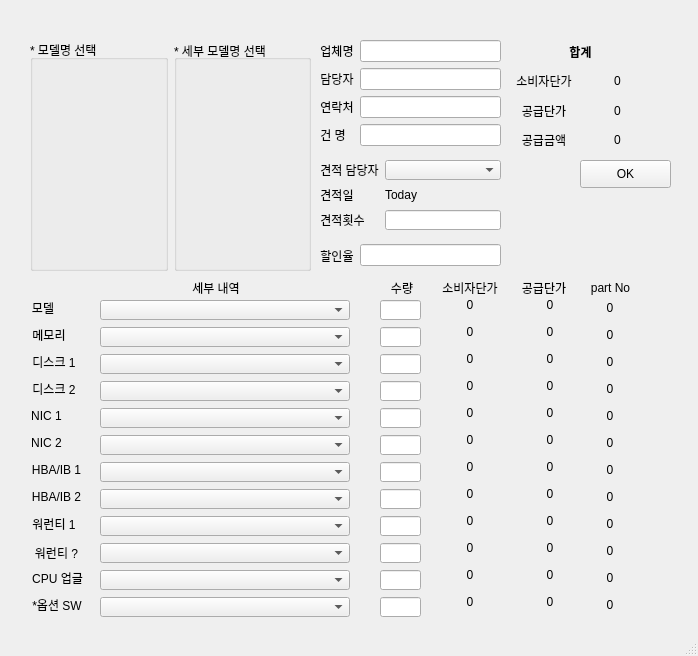
<?xml version="1.0" encoding="UTF-8"?>
<ui version="4.0">
 <class>MainWindow</class>
 <widget class="QMainWindow" name="MainWindow">
  <property name="geometry">
   <rect>
    <x>0</x>
    <y>0</y>
    <width>698</width>
    <height>656</height>
   </rect>
  </property>
  <property name="windowTitle">
   <string>MainWindow</string>
  </property>
  <property name="autoFillBackground">
   <bool>false</bool>
  </property>
  <property name="iconSize">
   <size>
    <width>0</width>
    <height>10</height>
   </size>
  </property>
  <widget class="QWidget" name="centralwidget">
   <widget class="QWidget" name="formLayoutWidget">
    <property name="geometry">
     <rect>
      <x>320</x>
      <y>40</y>
      <width>181</width>
      <height>111</height>
     </rect>
    </property>
    <layout class="QFormLayout" name="formLayout">
     <item row="0" column="0">
      <widget class="QLabel" name="Label_1">
       <property name="text">
        <string>업체명</string>
       </property>
       <property name="alignment">
        <set>Qt::AlignCenter</set>
       </property>
      </widget>
     </item>
     <item row="0" column="1">
      <widget class="QLineEdit" name="LineEdit_1"/>
     </item>
     <item row="1" column="0">
      <widget class="QLabel" name="Label_2">
       <property name="text">
        <string>담당자</string>
       </property>
       <property name="alignment">
        <set>Qt::AlignCenter</set>
       </property>
      </widget>
     </item>
     <item row="1" column="1">
      <widget class="QLineEdit" name="LineEdit_2"/>
     </item>
     <item row="2" column="0">
      <widget class="QLabel" name="Label_3">
       <property name="text">
        <string>연락처</string>
       </property>
       <property name="alignment">
        <set>Qt::AlignCenter</set>
       </property>
      </widget>
     </item>
     <item row="2" column="1">
      <widget class="QLineEdit" name="LineEdi_3"/>
     </item>
     <item row="3" column="0">
      <widget class="QLabel" name="Label_4">
       <property name="text">
        <string>건 명</string>
       </property>
       <property name="alignment">
        <set>Qt::AlignCenter</set>
       </property>
      </widget>
     </item>
     <item row="3" column="1">
      <widget class="QLineEdit" name="LineEdit_4"/>
     </item>
    </layout>
   </widget>
   <widget class="QPushButton" name="OK">
    <property name="geometry">
     <rect>
      <x>580</x>
      <y>160</y>
      <width>91</width>
      <height>28</height>
     </rect>
    </property>
    <property name="text">
     <string>OK</string>
    </property>
   </widget>
   <widget class="QWidget" name="formLayoutWidget_2">
    <property name="geometry">
     <rect>
      <x>320</x>
      <y>160</y>
      <width>181</width>
      <height>71</height>
     </rect>
    </property>
    <layout class="QFormLayout" name="formLayout_2">
     <item row="0" column="0">
      <widget class="QLabel" name="Label">
       <property name="text">
        <string>견적 담당자</string>
       </property>
       <property name="alignment">
        <set>Qt::AlignCenter</set>
       </property>
      </widget>
     </item>
     <item row="0" column="1">
      <widget class="QComboBox" name="ComboBox"/>
     </item>
     <item row="1" column="0">
      <widget class="QLabel" name="Label_5">
       <property name="text">
        <string>견적일</string>
       </property>
       <property name="alignment">
        <set>Qt::AlignCenter</set>
       </property>
      </widget>
     </item>
     <item row="2" column="0">
      <widget class="QLabel" name="Label_6">
       <property name="text">
        <string>견적횟수</string>
       </property>
       <property name="alignment">
        <set>Qt::AlignCenter</set>
       </property>
      </widget>
     </item>
     <item row="2" column="1">
      <widget class="QLineEdit" name="LineEdit"/>
     </item>
     <item row="1" column="1">
      <widget class="QLabel" name="date">
       <property name="text">
        <string>Today</string>
       </property>
      </widget>
     </item>
    </layout>
   </widget>
   <widget class="QWidget" name="gridLayoutWidget_2">
    <property name="geometry">
     <rect>
      <x>510</x>
      <y>40</y>
      <width>141</width>
      <height>111</height>
     </rect>
    </property>
    <layout class="QGridLayout" name="gridLayout_2">
     <item row="2" column="1">
      <widget class="QLabel" name="label_17">
       <property name="text">
        <string>0</string>
       </property>
       <property name="alignment">
        <set>Qt::AlignCenter</set>
       </property>
      </widget>
     </item>
     <item row="3" column="1">
      <widget class="QLabel" name="label_18">
       <property name="text">
        <string>0</string>
       </property>
       <property name="alignment">
        <set>Qt::AlignCenter</set>
       </property>
      </widget>
     </item>
     <item row="4" column="0">
      <widget class="QLabel" name="label_16">
       <property name="text">
        <string>공급금액</string>
       </property>
       <property name="alignment">
        <set>Qt::AlignCenter</set>
       </property>
      </widget>
     </item>
     <item row="2" column="0">
      <widget class="QLabel" name="label_14">
       <property name="text">
        <string>소비자단가</string>
       </property>
       <property name="alignment">
        <set>Qt::AlignCenter</set>
       </property>
      </widget>
     </item>
     <item row="3" column="0">
      <widget class="QLabel" name="label_15">
       <property name="text">
        <string>공급단가</string>
       </property>
       <property name="alignment">
        <set>Qt::AlignCenter</set>
       </property>
      </widget>
     </item>
     <item row="4" column="1">
      <widget class="QLabel" name="label_19">
       <property name="text">
        <string>0</string>
       </property>
       <property name="alignment">
        <set>Qt::AlignCenter</set>
       </property>
      </widget>
     </item>
     <item row="1" column="0" colspan="2">
      <widget class="QLabel" name="label_20">
       <property name="font">
        <font>
         <family>Agency FB</family>
         <weight>75</weight>
         <bold>true</bold>
        </font>
       </property>
       <property name="layoutDirection">
        <enum>Qt::LeftToRight</enum>
       </property>
       <property name="autoFillBackground">
        <bool>true</bool>
       </property>
       <property name="text">
        <string>합계</string>
       </property>
       <property name="alignment">
        <set>Qt::AlignCenter</set>
       </property>
      </widget>
     </item>
    </layout>
   </widget>
   <widget class="QWidget" name="horizontalLayoutWidget">
    <property name="geometry">
     <rect>
      <x>320</x>
      <y>240</y>
      <width>181</width>
      <height>31</height>
     </rect>
    </property>
    <layout class="QHBoxLayout" name="horizontalLayout">
     <item>
      <widget class="QLabel" name="label_10">
       <property name="text">
        <string>할인율</string>
       </property>
       <property name="alignment">
        <set>Qt::AlignCenter</set>
       </property>
      </widget>
     </item>
     <item>
      <widget class="QLineEdit" name="lineEdit_2"/>
     </item>
    </layout>
   </widget>
   <widget class="QWidget" name="horizontalLayoutWidget_2">
    <property name="geometry">
     <rect>
      <x>30</x>
      <y>40</y>
      <width>281</width>
      <height>231</height>
     </rect>
    </property>
    <layout class="QHBoxLayout" name="horizontalLayout_2">
     <item>
      <widget class="QGroupBox" name="groupBox">
       <property name="title">
        <string>* 모델명 선택</string>
       </property>
      </widget>
     </item>
     <item>
      <widget class="QGroupBox" name="groupBox_2">
       <property name="contextMenuPolicy">
        <enum>Qt::DefaultContextMenu</enum>
       </property>
       <property name="title">
        <string>* 세부 모델명 선택</string>
       </property>
       <property name="alignment">
        <set>Qt::AlignLeading|Qt::AlignLeft|Qt::AlignVCenter</set>
       </property>
       <property name="flat">
        <bool>false</bool>
       </property>
       <property name="checkable">
        <bool>false</bool>
       </property>
      </widget>
     </item>
    </layout>
   </widget>
   <widget class="QLabel" name="label_36">
    <property name="geometry">
     <rect>
      <x>510</x>
      <y>486</y>
      <width>80</width>
      <height>16</height>
     </rect>
    </property>
    <property name="text">
     <string>0</string>
    </property>
    <property name="alignment">
     <set>Qt::AlignCenter</set>
    </property>
   </widget>
   <widget class="QLabel" name="label_40">
    <property name="geometry">
     <rect>
      <x>510</x>
      <y>567</y>
      <width>80</width>
      <height>16</height>
     </rect>
    </property>
    <property name="text">
     <string>0</string>
    </property>
    <property name="alignment">
     <set>Qt::AlignCenter</set>
    </property>
   </widget>
   <widget class="QLabel" name="hba_2">
    <property name="geometry">
     <rect>
      <x>510</x>
      <y>459</y>
      <width>80</width>
      <height>16</height>
     </rect>
    </property>
    <property name="text">
     <string>0</string>
    </property>
    <property name="alignment">
     <set>Qt::AlignCenter</set>
    </property>
   </widget>
   <widget class="QLabel" name="nic_2">
    <property name="geometry">
     <rect>
      <x>510</x>
      <y>405</y>
      <width>80</width>
      <height>16</height>
     </rect>
    </property>
    <property name="text">
     <string>0</string>
    </property>
    <property name="alignment">
     <set>Qt::AlignCenter</set>
    </property>
   </widget>
   <widget class="QLabel" name="memory_2">
    <property name="geometry">
     <rect>
      <x>510</x>
      <y>324</y>
      <width>80</width>
      <height>16</height>
     </rect>
    </property>
    <property name="text">
     <string>0</string>
    </property>
    <property name="alignment">
     <set>Qt::AlignCenter</set>
    </property>
   </widget>
   <widget class="QLabel" name="model_2">
    <property name="geometry">
     <rect>
      <x>510</x>
      <y>297</y>
      <width>80</width>
      <height>16</height>
     </rect>
    </property>
    <property name="text">
     <string>0</string>
    </property>
    <property name="alignment">
     <set>Qt::AlignCenter</set>
    </property>
   </widget>
   <widget class="QLabel" name="op_2">
    <property name="geometry">
     <rect>
      <x>510</x>
      <y>594</y>
      <width>80</width>
      <height>16</height>
     </rect>
    </property>
    <property name="text">
     <string>0</string>
    </property>
    <property name="alignment">
     <set>Qt::AlignCenter</set>
    </property>
   </widget>
   <widget class="QLabel" name="nic2_2">
    <property name="geometry">
     <rect>
      <x>510</x>
      <y>432</y>
      <width>80</width>
      <height>16</height>
     </rect>
    </property>
    <property name="text">
     <string>0</string>
    </property>
    <property name="alignment">
     <set>Qt::AlignCenter</set>
    </property>
   </widget>
   <widget class="QLabel" name="label_28">
    <property name="geometry">
     <rect>
      <x>510</x>
      <y>351</y>
      <width>80</width>
      <height>16</height>
     </rect>
    </property>
    <property name="text">
     <string>0</string>
    </property>
    <property name="alignment">
     <set>Qt::AlignCenter</set>
    </property>
   </widget>
   <widget class="QLabel" name="label_30">
    <property name="geometry">
     <rect>
      <x>510</x>
      <y>378</y>
      <width>80</width>
      <height>16</height>
     </rect>
    </property>
    <property name="text">
     <string>0</string>
    </property>
    <property name="alignment">
     <set>Qt::AlignCenter</set>
    </property>
   </widget>
   <widget class="QLabel" name="w_2">
    <property name="geometry">
     <rect>
      <x>510</x>
      <y>513</y>
      <width>80</width>
      <height>16</height>
     </rect>
    </property>
    <property name="text">
     <string>0</string>
    </property>
    <property name="alignment">
     <set>Qt::AlignCenter</set>
    </property>
   </widget>
   <widget class="QLabel" name="label_38">
    <property name="geometry">
     <rect>
      <x>510</x>
      <y>540</y>
      <width>80</width>
      <height>16</height>
     </rect>
    </property>
    <property name="text">
     <string>0</string>
    </property>
    <property name="alignment">
     <set>Qt::AlignCenter</set>
    </property>
   </widget>
   <widget class="QLabel" name="op_3">
    <property name="geometry">
     <rect>
      <x>570</x>
      <y>597</y>
      <width>80</width>
      <height>16</height>
     </rect>
    </property>
    <property name="text">
     <string>0</string>
    </property>
    <property name="alignment">
     <set>Qt::AlignCenter</set>
    </property>
   </widget>
   <widget class="QLabel" name="label_29">
    <property name="geometry">
     <rect>
      <x>570</x>
      <y>354</y>
      <width>80</width>
      <height>16</height>
     </rect>
    </property>
    <property name="text">
     <string>0</string>
    </property>
    <property name="alignment">
     <set>Qt::AlignCenter</set>
    </property>
   </widget>
   <widget class="QLabel" name="w_3">
    <property name="geometry">
     <rect>
      <x>570</x>
      <y>516</y>
      <width>80</width>
      <height>16</height>
     </rect>
    </property>
    <property name="text">
     <string>0</string>
    </property>
    <property name="alignment">
     <set>Qt::AlignCenter</set>
    </property>
   </widget>
   <widget class="QLabel" name="nic_3">
    <property name="geometry">
     <rect>
      <x>570</x>
      <y>408</y>
      <width>80</width>
      <height>16</height>
     </rect>
    </property>
    <property name="text">
     <string>0</string>
    </property>
    <property name="alignment">
     <set>Qt::AlignCenter</set>
    </property>
   </widget>
   <widget class="QLabel" name="hba_3">
    <property name="geometry">
     <rect>
      <x>570</x>
      <y>462</y>
      <width>80</width>
      <height>16</height>
     </rect>
    </property>
    <property name="text">
     <string>0</string>
    </property>
    <property name="alignment">
     <set>Qt::AlignCenter</set>
    </property>
   </widget>
   <widget class="QLabel" name="model_3">
    <property name="geometry">
     <rect>
      <x>570</x>
      <y>300</y>
      <width>80</width>
      <height>16</height>
     </rect>
    </property>
    <property name="text">
     <string>0</string>
    </property>
    <property name="alignment">
     <set>Qt::AlignCenter</set>
    </property>
   </widget>
   <widget class="QLabel" name="label_41">
    <property name="geometry">
     <rect>
      <x>570</x>
      <y>489</y>
      <width>80</width>
      <height>16</height>
     </rect>
    </property>
    <property name="text">
     <string>0</string>
    </property>
    <property name="alignment">
     <set>Qt::AlignCenter</set>
    </property>
   </widget>
   <widget class="QLabel" name="label_31">
    <property name="geometry">
     <rect>
      <x>570</x>
      <y>381</y>
      <width>80</width>
      <height>16</height>
     </rect>
    </property>
    <property name="text">
     <string>0</string>
    </property>
    <property name="alignment">
     <set>Qt::AlignCenter</set>
    </property>
   </widget>
   <widget class="QLabel" name="memory_3">
    <property name="geometry">
     <rect>
      <x>570</x>
      <y>327</y>
      <width>80</width>
      <height>16</height>
     </rect>
    </property>
    <property name="text">
     <string>0</string>
    </property>
    <property name="alignment">
     <set>Qt::AlignCenter</set>
    </property>
   </widget>
   <widget class="QLabel" name="nic2_3">
    <property name="geometry">
     <rect>
      <x>570</x>
      <y>435</y>
      <width>80</width>
      <height>16</height>
     </rect>
    </property>
    <property name="text">
     <string>0</string>
    </property>
    <property name="alignment">
     <set>Qt::AlignCenter</set>
    </property>
   </widget>
   <widget class="QLabel" name="label_42">
    <property name="geometry">
     <rect>
      <x>570</x>
      <y>543</y>
      <width>80</width>
      <height>16</height>
     </rect>
    </property>
    <property name="text">
     <string>0</string>
    </property>
    <property name="alignment">
     <set>Qt::AlignCenter</set>
    </property>
   </widget>
   <widget class="QLabel" name="label_43">
    <property name="geometry">
     <rect>
      <x>570</x>
      <y>570</y>
      <width>80</width>
      <height>16</height>
     </rect>
    </property>
    <property name="text">
     <string>0</string>
    </property>
    <property name="alignment">
     <set>Qt::AlignCenter</set>
    </property>
   </widget>
   <widget class="QLineEdit" name="lineEdit_11">
    <property name="geometry">
     <rect>
      <x>380</x>
      <y>489</y>
      <width>41</width>
      <height>20</height>
     </rect>
    </property>
   </widget>
   <widget class="QComboBox" name="disk_box_1">
    <property name="geometry">
     <rect>
      <x>100</x>
      <y>354</y>
      <width>250</width>
      <height>20</height>
     </rect>
    </property>
   </widget>
   <widget class="QComboBox" name="hba_box_2">
    <property name="geometry">
     <rect>
      <x>100</x>
      <y>489</y>
      <width>250</width>
      <height>20</height>
     </rect>
    </property>
   </widget>
   <widget class="QLabel" name="label_7">
    <property name="geometry">
     <rect>
      <x>31</x>
      <y>597</y>
      <width>52</width>
      <height>16</height>
     </rect>
    </property>
    <property name="text">
     <string>*옵션 SW</string>
    </property>
    <property name="textFormat">
     <enum>Qt::AutoText</enum>
    </property>
    <property name="alignment">
     <set>Qt::AlignCenter</set>
    </property>
   </widget>
   <widget class="QLineEdit" name="lineEdit_4">
    <property name="geometry">
     <rect>
      <x>380</x>
      <y>435</y>
      <width>41</width>
      <height>20</height>
     </rect>
    </property>
   </widget>
   <widget class="QLabel" name="label_11">
    <property name="geometry">
     <rect>
      <x>440</x>
      <y>280</y>
      <width>60</width>
      <height>16</height>
     </rect>
    </property>
    <property name="text">
     <string>소비자단가</string>
    </property>
    <property name="alignment">
     <set>Qt::AlignCenter</set>
    </property>
   </widget>
   <widget class="QLabel" name="label_22">
    <property name="geometry">
     <rect>
      <x>31</x>
      <y>570</y>
      <width>53</width>
      <height>16</height>
     </rect>
    </property>
    <property name="text">
     <string>CPU 업글</string>
    </property>
    <property name="alignment">
     <set>Qt::AlignCenter</set>
    </property>
   </widget>
   <widget class="QLabel" name="label_13">
    <property name="geometry">
     <rect>
      <x>590</x>
      <y>280</y>
      <width>41</width>
      <height>16</height>
     </rect>
    </property>
    <property name="text">
     <string>part No</string>
    </property>
    <property name="alignment">
     <set>Qt::AlignCenter</set>
    </property>
   </widget>
   <widget class="QLineEdit" name="lineEdit">
    <property name="geometry">
     <rect>
      <x>380</x>
      <y>327</y>
      <width>41</width>
      <height>20</height>
     </rect>
    </property>
    <property name="baseSize">
     <size>
      <width>10</width>
      <height>0</height>
     </size>
    </property>
   </widget>
   <widget class="QComboBox" name="hba_box_1">
    <property name="geometry">
     <rect>
      <x>100</x>
      <y>462</y>
      <width>250</width>
      <height>20</height>
     </rect>
    </property>
   </widget>
   <widget class="QLabel" name="op_1">
    <property name="geometry">
     <rect>
      <x>430</x>
      <y>594</y>
      <width>80</width>
      <height>16</height>
     </rect>
    </property>
    <property name="text">
     <string>0</string>
    </property>
    <property name="alignment">
     <set>Qt::AlignCenter</set>
    </property>
   </widget>
   <widget class="QLabel" name="label_39">
    <property name="geometry">
     <rect>
      <x>430</x>
      <y>567</y>
      <width>80</width>
      <height>16</height>
     </rect>
    </property>
    <property name="text">
     <string>0</string>
    </property>
    <property name="alignment">
     <set>Qt::AlignCenter</set>
    </property>
   </widget>
   <widget class="QLabel" name="nic2_1">
    <property name="geometry">
     <rect>
      <x>430</x>
      <y>432</y>
      <width>80</width>
      <height>16</height>
     </rect>
    </property>
    <property name="text">
     <string>0</string>
    </property>
    <property name="alignment">
     <set>Qt::AlignCenter</set>
    </property>
   </widget>
   <widget class="QComboBox" name="cpu_box">
    <property name="geometry">
     <rect>
      <x>100</x>
      <y>570</y>
      <width>250</width>
      <height>20</height>
     </rect>
    </property>
   </widget>
   <widget class="QComboBox" name="disk_box_2">
    <property name="geometry">
     <rect>
      <x>100</x>
      <y>381</y>
      <width>250</width>
      <height>20</height>
     </rect>
    </property>
   </widget>
   <widget class="QLabel" name="label_2">
    <property name="geometry">
     <rect>
      <x>31</x>
      <y>327</y>
      <width>36</width>
      <height>16</height>
     </rect>
    </property>
    <property name="text">
     <string>메모리</string>
    </property>
    <property name="textFormat">
     <enum>Qt::AutoText</enum>
    </property>
    <property name="alignment">
     <set>Qt::AlignCenter</set>
    </property>
   </widget>
   <widget class="QLineEdit" name="lineEdit_5">
    <property name="geometry">
     <rect>
      <x>380</x>
      <y>462</y>
      <width>41</width>
      <height>20</height>
     </rect>
    </property>
   </widget>
   <widget class="QLineEdit" name="lineEdit_9">
    <property name="geometry">
     <rect>
      <x>380</x>
      <y>354</y>
      <width>41</width>
      <height>20</height>
     </rect>
    </property>
   </widget>
   <widget class="QLabel" name="label_26">
    <property name="geometry">
     <rect>
      <x>430</x>
      <y>351</y>
      <width>80</width>
      <height>16</height>
     </rect>
    </property>
    <property name="text">
     <string>0</string>
    </property>
    <property name="alignment">
     <set>Qt::AlignCenter</set>
    </property>
   </widget>
   <widget class="QLabel" name="label">
    <property name="geometry">
     <rect>
      <x>31</x>
      <y>300</y>
      <width>24</width>
      <height>16</height>
     </rect>
    </property>
    <property name="text">
     <string>모델</string>
    </property>
    <property name="textFormat">
     <enum>Qt::AutoText</enum>
    </property>
    <property name="alignment">
     <set>Qt::AlignCenter</set>
    </property>
   </widget>
   <widget class="QComboBox" name="nic_box_1">
    <property name="geometry">
     <rect>
      <x>100</x>
      <y>408</y>
      <width>250</width>
      <height>20</height>
     </rect>
    </property>
   </widget>
   <widget class="QLabel" name="label_21">
    <property name="geometry">
     <rect>
      <x>31</x>
      <y>489</y>
      <width>51</width>
      <height>16</height>
     </rect>
    </property>
    <property name="text">
     <string>HBA/IB 2</string>
    </property>
    <property name="alignment">
     <set>Qt::AlignCenter</set>
    </property>
   </widget>
   <widget class="QLineEdit" name="lineEdit_8">
    <property name="enabled">
     <bool>true</bool>
    </property>
    <property name="geometry">
     <rect>
      <x>380</x>
      <y>300</y>
      <width>41</width>
      <height>20</height>
     </rect>
    </property>
    <property name="sizePolicy">
     <sizepolicy hsizetype="Expanding" vsizetype="Fixed">
      <horstretch>0</horstretch>
      <verstretch>0</verstretch>
     </sizepolicy>
    </property>
    <property name="maximumSize">
     <size>
      <width>16777215</width>
      <height>16777215</height>
     </size>
    </property>
    <property name="baseSize">
     <size>
      <width>0</width>
      <height>0</height>
     </size>
    </property>
    <property name="maxLength">
     <number>10</number>
    </property>
   </widget>
   <widget class="QComboBox" name="model_box">
    <property name="geometry">
     <rect>
      <x>100</x>
      <y>300</y>
      <width>250</width>
      <height>20</height>
     </rect>
    </property>
    <property name="maximumSize">
     <size>
      <width>16777215</width>
      <height>16777215</height>
     </size>
    </property>
    <property name="minimumContentsLength">
     <number>0</number>
    </property>
   </widget>
   <widget class="QLabel" name="mem_1">
    <property name="geometry">
     <rect>
      <x>430</x>
      <y>324</y>
      <width>80</width>
      <height>16</height>
     </rect>
    </property>
    <property name="text">
     <string>0</string>
    </property>
    <property name="alignment">
     <set>Qt::AlignCenter</set>
    </property>
   </widget>
   <widget class="QLabel" name="label_6">
    <property name="geometry">
     <rect>
      <x>31</x>
      <y>516</y>
      <width>46</width>
      <height>16</height>
     </rect>
    </property>
    <property name="text">
     <string>워런티 1</string>
    </property>
    <property name="textFormat">
     <enum>Qt::AutoText</enum>
    </property>
    <property name="alignment">
     <set>Qt::AlignCenter</set>
    </property>
   </widget>
   <widget class="QLabel" name="hba_1">
    <property name="geometry">
     <rect>
      <x>430</x>
      <y>459</y>
      <width>80</width>
      <height>16</height>
     </rect>
    </property>
    <property name="text">
     <string>0</string>
    </property>
    <property name="alignment">
     <set>Qt::AlignCenter</set>
    </property>
   </widget>
   <widget class="QLabel" name="label_3">
    <property name="geometry">
     <rect>
      <x>31</x>
      <y>408</y>
      <width>31</width>
      <height>16</height>
     </rect>
    </property>
    <property name="text">
     <string>NIC 1</string>
    </property>
    <property name="textFormat">
     <enum>Qt::AutoText</enum>
    </property>
    <property name="alignment">
     <set>Qt::AlignCenter</set>
    </property>
   </widget>
   <widget class="QComboBox" name="op_box">
    <property name="geometry">
     <rect>
      <x>100</x>
      <y>597</y>
      <width>250</width>
      <height>20</height>
     </rect>
    </property>
   </widget>
   <widget class="QLineEdit" name="lineEdit_13">
    <property name="geometry">
     <rect>
      <x>380</x>
      <y>570</y>
      <width>41</width>
      <height>20</height>
     </rect>
    </property>
   </widget>
   <widget class="QLabel" name="label_35">
    <property name="geometry">
     <rect>
      <x>430</x>
      <y>486</y>
      <width>80</width>
      <height>16</height>
     </rect>
    </property>
    <property name="text">
     <string>0</string>
    </property>
    <property name="alignment">
     <set>Qt::AlignCenter</set>
    </property>
   </widget>
   <widget class="QLabel" name="label_25">
    <property name="geometry">
     <rect>
      <x>31</x>
      <y>381</y>
      <width>46</width>
      <height>16</height>
     </rect>
    </property>
    <property name="text">
     <string>디스크 2</string>
    </property>
    <property name="alignment">
     <set>Qt::AlignCenter</set>
    </property>
   </widget>
   <widget class="QLabel" name="label_4">
    <property name="geometry">
     <rect>
      <x>31</x>
      <y>435</y>
      <width>31</width>
      <height>16</height>
     </rect>
    </property>
    <property name="text">
     <string>NIC 2</string>
    </property>
    <property name="textFormat">
     <enum>Qt::AutoText</enum>
    </property>
    <property name="alignment">
     <set>Qt::AlignCenter</set>
    </property>
   </widget>
   <widget class="QLabel" name="label_5">
    <property name="geometry">
     <rect>
      <x>31</x>
      <y>462</y>
      <width>51</width>
      <height>16</height>
     </rect>
    </property>
    <property name="text">
     <string>HBA/IB 1</string>
    </property>
    <property name="textFormat">
     <enum>Qt::AutoText</enum>
    </property>
    <property name="alignment">
     <set>Qt::AlignCenter</set>
    </property>
   </widget>
   <widget class="QLineEdit" name="lineEdit_6">
    <property name="geometry">
     <rect>
      <x>380</x>
      <y>516</y>
      <width>41</width>
      <height>20</height>
     </rect>
    </property>
   </widget>
   <widget class="QLabel" name="mod_1">
    <property name="geometry">
     <rect>
      <x>430</x>
      <y>297</y>
      <width>80</width>
      <height>16</height>
     </rect>
    </property>
    <property name="text">
     <string>0</string>
    </property>
    <property name="alignment">
     <set>Qt::AlignCenter</set>
    </property>
   </widget>
   <widget class="QLabel" name="label_37">
    <property name="geometry">
     <rect>
      <x>430</x>
      <y>540</y>
      <width>80</width>
      <height>16</height>
     </rect>
    </property>
    <property name="text">
     <string>0</string>
    </property>
    <property name="alignment">
     <set>Qt::AlignCenter</set>
    </property>
   </widget>
   <widget class="QLabel" name="label_12">
    <property name="geometry">
     <rect>
      <x>520</x>
      <y>280</y>
      <width>48</width>
      <height>16</height>
     </rect>
    </property>
    <property name="text">
     <string>공급단가</string>
    </property>
    <property name="alignment">
     <set>Qt::AlignCenter</set>
    </property>
   </widget>
   <widget class="QComboBox" name="nic_box_2">
    <property name="geometry">
     <rect>
      <x>100</x>
      <y>435</y>
      <width>250</width>
      <height>20</height>
     </rect>
    </property>
   </widget>
   <widget class="QComboBox" name="w_box_2">
    <property name="geometry">
     <rect>
      <x>100</x>
      <y>543</y>
      <width>250</width>
      <height>20</height>
     </rect>
    </property>
   </widget>
   <widget class="QLineEdit" name="lineEdit_10">
    <property name="geometry">
     <rect>
      <x>380</x>
      <y>381</y>
      <width>41</width>
      <height>20</height>
     </rect>
    </property>
   </widget>
   <widget class="QLineEdit" name="lineEdit_3">
    <property name="geometry">
     <rect>
      <x>380</x>
      <y>408</y>
      <width>41</width>
      <height>20</height>
     </rect>
    </property>
   </widget>
   <widget class="QComboBox" name="memory_box">
    <property name="geometry">
     <rect>
      <x>100</x>
      <y>327</y>
      <width>250</width>
      <height>20</height>
     </rect>
    </property>
    <property name="sizePolicy">
     <sizepolicy hsizetype="Preferred" vsizetype="Fixed">
      <horstretch>0</horstretch>
      <verstretch>0</verstretch>
     </sizepolicy>
    </property>
   </widget>
   <widget class="QLabel" name="label_23">
    <property name="geometry">
     <rect>
      <x>31</x>
      <y>543</y>
      <width>51</width>
      <height>20</height>
     </rect>
    </property>
    <property name="text">
     <string>워런티 ?</string>
    </property>
    <property name="alignment">
     <set>Qt::AlignCenter</set>
    </property>
   </widget>
   <widget class="QComboBox" name="w_box_1">
    <property name="geometry">
     <rect>
      <x>100</x>
      <y>516</y>
      <width>250</width>
      <height>20</height>
     </rect>
    </property>
   </widget>
   <widget class="QLineEdit" name="lineEdit_7">
    <property name="geometry">
     <rect>
      <x>380</x>
      <y>597</y>
      <width>41</width>
      <height>20</height>
     </rect>
    </property>
   </widget>
   <widget class="QLabel" name="nic_1">
    <property name="geometry">
     <rect>
      <x>430</x>
      <y>405</y>
      <width>80</width>
      <height>16</height>
     </rect>
    </property>
    <property name="text">
     <string>0</string>
    </property>
    <property name="alignment">
     <set>Qt::AlignCenter</set>
    </property>
   </widget>
   <widget class="QLabel" name="label_8">
    <property name="geometry">
     <rect>
      <x>190</x>
      <y>280</y>
      <width>52</width>
      <height>16</height>
     </rect>
    </property>
    <property name="text">
     <string>세부 내역</string>
    </property>
    <property name="alignment">
     <set>Qt::AlignCenter</set>
    </property>
   </widget>
   <widget class="QLabel" name="label_9">
    <property name="geometry">
     <rect>
      <x>390</x>
      <y>280</y>
      <width>24</width>
      <height>16</height>
     </rect>
    </property>
    <property name="text">
     <string>수량</string>
    </property>
    <property name="alignment">
     <set>Qt::AlignCenter</set>
    </property>
   </widget>
   <widget class="QLineEdit" name="lineEdit_12">
    <property name="geometry">
     <rect>
      <x>380</x>
      <y>543</y>
      <width>41</width>
      <height>20</height>
     </rect>
    </property>
   </widget>
   <widget class="QLabel" name="label_24">
    <property name="geometry">
     <rect>
      <x>31</x>
      <y>354</y>
      <width>46</width>
      <height>16</height>
     </rect>
    </property>
    <property name="text">
     <string>디스크 1</string>
    </property>
    <property name="alignment">
     <set>Qt::AlignCenter</set>
    </property>
   </widget>
   <widget class="QLabel" name="label_27">
    <property name="geometry">
     <rect>
      <x>430</x>
      <y>378</y>
      <width>80</width>
      <height>16</height>
     </rect>
    </property>
    <property name="text">
     <string>0</string>
    </property>
    <property name="alignment">
     <set>Qt::AlignCenter</set>
    </property>
   </widget>
   <widget class="QLabel" name="w_1">
    <property name="geometry">
     <rect>
      <x>430</x>
      <y>513</y>
      <width>80</width>
      <height>16</height>
     </rect>
    </property>
    <property name="text">
     <string>0</string>
    </property>
    <property name="alignment">
     <set>Qt::AlignCenter</set>
    </property>
   </widget>
  </widget>
  <widget class="QStatusBar" name="statusbar"/>
 </widget>
 <resources/>
 <connections/>
</ui>
